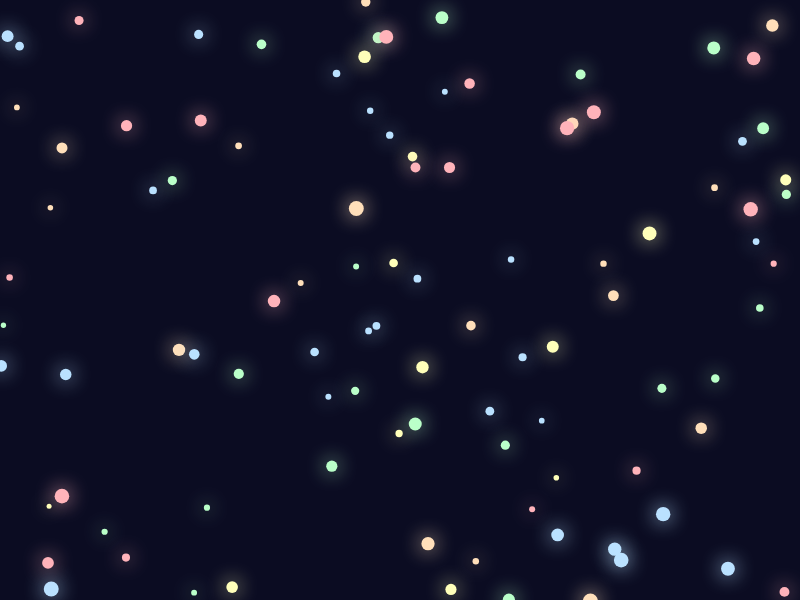
Frame 1 (no input)
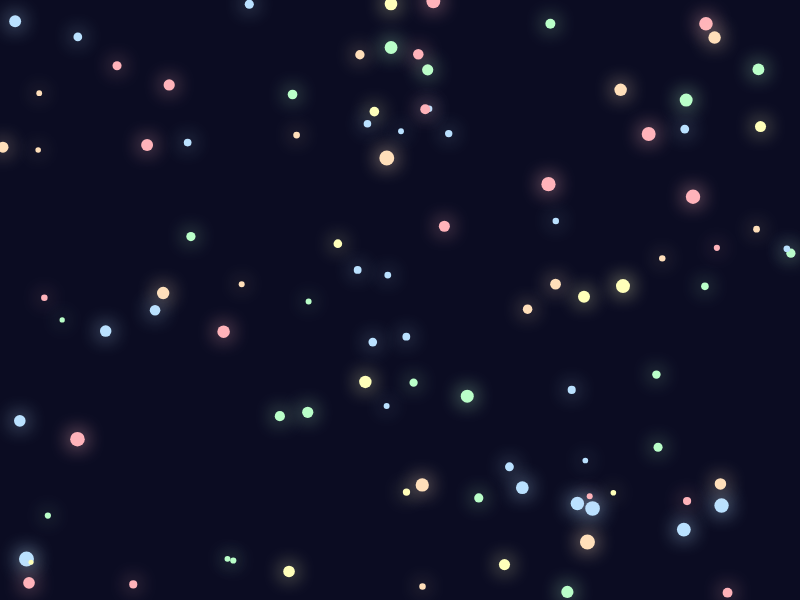
Frame 60 (no input)
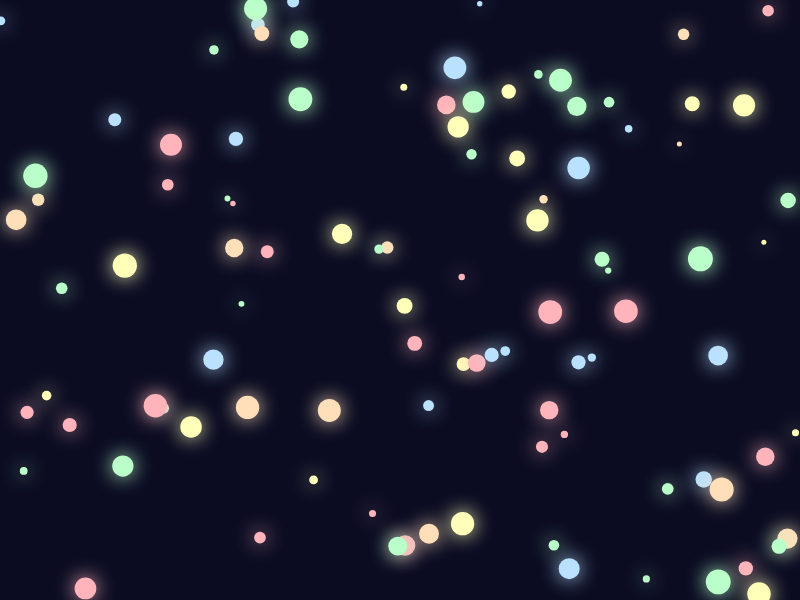
Frame 120 (the mouse pressed at the canvas centre since frame 60)

The p5.js sketch that drew these frames (run headless with seeded random() and noise() and a simulated clock; from frame 60 on, the mouse is pressed at the canvas centre):

// p5.js sketch
// ── sketch.js
let particles = []; // Array to store the particles
let colors = ["#ffb3ba", "#ffdfba", "#ffffba", "#baffc9", "#bae1ff"]; // Pastel colors

function setup() {
  createCanvas(800, 600);
  // Create 100 particles at random positions
  for (let i = 0; i < 100; i++) {
    particles.push(new Particle(random(width), random(height)));
  }
}

function draw() {
  background('#0b0c22'); // Dark navy blue background to make the particles glow

  // Update and display each particle
  for (let particle of particles) {
    particle.update();
    particle.display();
  }
}

function mousePressed() {
  // Change particle behavior on mouse click
  for (let particle of particles) {
    particle.changeBehavior();
  }
}

function mouseMoved() {
  // Adjust particle speed or direction on mouse movement
  for (let particle of particles) {
    particle.changeSpeed();
  }
}

// Particle class to define each individual particle
class Particle {
  constructor(x, y) {
    this.position = createVector(x, y);
    this.velocity = p5.Vector.random2D();
    this.acceleration = createVector(0, 0);
    this.size = random(5, 15);
    this.color = random(colors); // Assign a random pastel color to the particle
    this.speed = random(1, 3); // Set initial speed
  }

  update() {
    this.velocity.add(this.acceleration);
    this.position.add(this.velocity);
    this.acceleration.mult(0); // Reset acceleration

    // Particle bounces off edges
    if (this.position.x < 0 || this.position.x > width) {
      this.velocity.x *= -1;
    }
    if (this.position.y < 0 || this.position.y > height) {
      this.velocity.y *= -1;
    }
  }

  display() {
    noStroke();
    fill(this.color);
    
    // Apply a soft glow effect using shadow
    drawingContext.shadowColor = this.color;
    drawingContext.shadowBlur = 20;
    
    ellipse(this.position.x, this.position.y, this.size);
  }

  changeBehavior() {
    // Randomly change color when clicked
    this.color = random(colors);
    // Randomly increase or decrease size
    this.size = random(5, 25);
  }

  changeSpeed() {
    // Change the speed based on mouse position
    this.velocity.setMag(map(mouseX, 0, width, 1, 5));
  }
}
